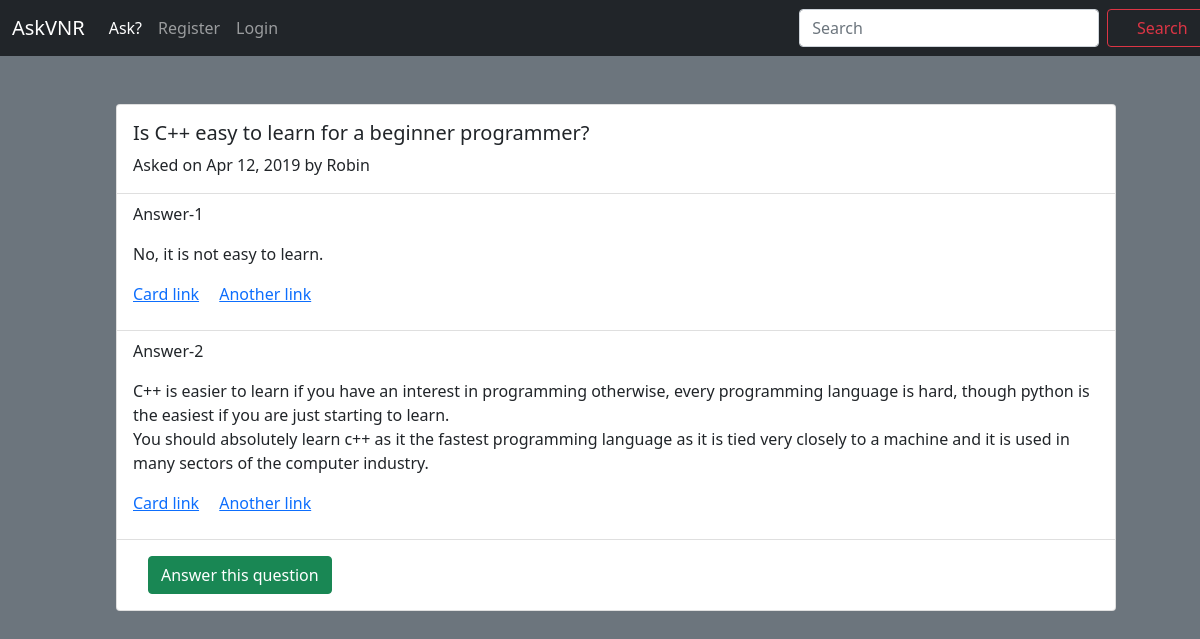
/question/3/, run on the app's committed database.
### quora/models.py (models this page shows, shortened)
class Question(models.Model):
    tag = models.ForeignKey(Tag,on_delete=models.PROTECT)
    text = models.TextField()
    date_added = models.DateTimeField(auto_now=True)
    owner = models.ForeignKey(User,on_delete=models.PROTECT)
    class Meta:
        verbose_name = 'question'
        verbose_name_plural = 'questions'

class Answer(models.Model):
    question = models.ForeignKey(Question,on_delete=models.PROTECT)
    text = models.TextField()
    date_added = models.DateTimeField(auto_now=True)
    owner = models.ForeignKey(User,on_delete=models.PROTECT)
    rating = models.PositiveIntegerField()

### quora/views.py (the view)
# urls.py: path('question/<int:question_id>/', views.question, name='question'),
def question(request, question_id):
    question = Question.objects.get(id=question_id)
    answers = question.answer_set.order_by('-rating')
    context = {'question':question, 'answers':answers}
    return render(request, 'quora/question.html', context)

### quora/templates/quora/question.html (shortened to what this page needs)
{% extends 'quora/base.html' %}
{% block content %}
<ul>
    <div class="container">
      <div class="card mx-auto mt-5" style="width:1000px;">
        <div class="card-body">
          <h5 class="card-title">{{ question.text }}</h5>
          <p class="card-text">Asked on {{ question.date_added|date:'M d, Y' }}  by  {{question.owner.username.title}}</p>
        </div>
        <ul class="list-group list-group-flush">
          {% for answer in answers %}
            <li class="list-group-item">
              <p>Answer-{{forloop.counter}}</p>
              <p>{{ answer.text|linebreaks }}</p>
              <p>
                <a href="#" class="card-link">Card link</a>
                <a href="#" class="card-link">Another link</a>
              </p>
            </li>
          {% empty %}
            <li class="list-group-item">
              There are no answers for this question yet.
            </li>
          {% endfor %}
        </ul>
        <div class="card-body">
          <a class="btn btn-success" href="{% url 'quora:answer_question' question.id %}" role="button" style="margin: 0px 15px;">Answer this question</a>
        </div>
      </div>
    </div>
</ul>
{% endblock content %}

### data on the page
Question: text "Is C++ easy to learn for a beginner programmer?", date_added "Apr 12, 2019", owner.username "Robin"
Answer: text "No, it is not easy to learn."
Answer: text "C++ is easier to learn if you have an interest in programming otherwise, every programming language is hard, though python is the easiest if you are just starting to learn. You should absolutely learn c++ as it the fastest programming language as it is tied very closely to a machine and it is used in many sectors of the computer industry."
